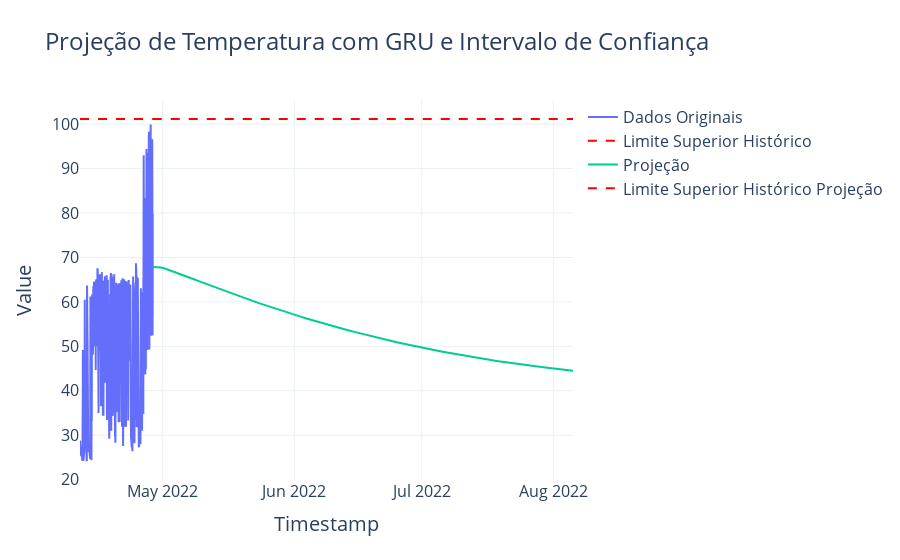

This figure's notebook cell:
### Code cell
import pandas as pd
import numpy as np
import plotly.graph_objects as go
from sklearn.model_selection import train_test_split
from tensorflow.keras.models import Sequential
from tensorflow.keras.layers import GRU, Dense, Dropout
from tensorflow.keras.regularizers import l1, l2
from sklearn.metrics import mean_squared_error

# Separação dos dados de temperatura das Bombas P1
Df_Pump1 = df_MainPumpsTemp[df_MainPumpsTemp['NmeComp'] == 'MainPumpP1']
# Converter a coluna 'Timestamp' para o tipo datetime, se necessário
Df_Pump1['Timestamp'] = pd.to_datetime(Df_Pump1['Timestamp'])
# Definir o número de valores anteriores como 10% do volume de dados originais para cálculo da média histórica
n_prev_values_20 = int(0.10 * len(Df_Pump1))
# Calcular a média histórica dos últimos 20% dos dados
historical_mean = Df_Pump1['Value'].iloc[-n_prev_values_20:].mean()
upper_limit_value = historical_mean * 1.28
# Definir o número de valores anteriores como 50% do volume de dados originais para projeção
n_prev_values_10 = int(0.25 * len(Df_Pump1))
# Criar features e target usando os últimos 10% dos dados
X = []
y = []
for i in range(n_prev_values_10, len(Df_Pump1)):
    X.append(Df_Pump1['Value'].values[i - n_prev_values_10:i])
    y.append(Df_Pump1['Value'].values[i])
X = np.array(X)
y = np.array(y)
# Expandir as dimensões de X para ser compatível com GRU (número de amostras, passos de tempo, número de features)
X = np.expand_dims(X, axis=-1)
# Dividir os dados em conjuntos de treinamento e teste
X_train, X_test, y_train, y_test = train_test_split(X, y, test_size=0.2, random_state=42)
# Criar o modelo GRU com L1, L2 e Dropout
model = Sequential()
model.add(GRU(100, activation='tanh', input_shape=(X_train.shape[1], X_train.shape[2]),
              kernel_regularizer=l1(0.01), recurrent_regularizer=l2(0.01), bias_regularizer=l2(0.01)))
model.add(Dropout(0.2))
model.add(Dense(1))
# Compilar o modelo
model.compile(optimizer='adam', loss='mse')
# Treinar o modelo
model.fit(X_train, y_train, epochs=25, batch_size=32, validation_data=(X_test, y_test))
# Fazer previsões no conjunto de teste
y_pred_test = model.predict(X_test)
# Calcular os resíduos
residuos = y_test - y_pred_test.flatten()
# Criar um DataFrame para armazenar os resíduos
df_residuosGRU = pd.DataFrame({'y_true': y_test, 'y_pred': y_pred_test.flatten(), 'residuos': residuos})
# Fazer previsões para os próximos 100 passos de tempo
n_days_future = 100
last_sequence = X[-1]  # Última sequência conhecida nos últimos 10% dos dados
future_values = []
for _ in range(n_days_future):
    # Prever o próximo valor
    next_value = model.predict(np.expand_dims(last_sequence, axis=0))[0, 0]
    future_values.append(next_value)

    # Atualizar a sequência conhecida para incluir a nova previsão
    last_sequence = np.roll(last_sequence, -1)
    last_sequence[-1, 0] = next_value
# Criar datas futuras para plotagem
future_dates = pd.date_range(start=Df_Pump1['Timestamp'].iloc[-1] + pd.Timedelta(seconds=1), periods=n_days_future, freq='D')
# Criar DataFrame com as previsões
df_future = pd.DataFrame({'Timestamp': future_dates, 'Value': future_values})
# Criar o gráfico interativo com Plotly
fig = go.Figure()
# Adicionar os dados originais
fig.add_trace(go.Scatter(x=Df_Pump1['Timestamp'], y=Df_Pump1['Value'], mode='lines', name='Dados Originais'))
# Adicionar a linha de limite superior (25% acima da média histórica dos últimos 20% dos dados)
fig.add_trace(go.Scatter(x=Df_Pump1['Timestamp'], y=[upper_limit_value]*len(Df_Pump1), mode='lines', line=dict(color='red', dash='dash'), name='Limite Superior Histórico'))
# Adicionar a projeção
fig.add_trace(go.Scatter(x=df_future['Timestamp'], y=df_future['Value'], mode='lines', name='Projeção'))
# Adicionar a linha de limite superior também na projeção
fig.add_trace(go.Scatter(x=df_future['Timestamp'], y=[upper_limit_value]*len(df_future), mode='lines', line=dict(color='red', dash='dash'), name='Limite Superior Histórico Projeção'))
# Personalizar o layout, incluindo o tamanho da fonte
fig.update_layout(
    title={
        'text': 'Projeção de Temperatura com GRU e Intervalo de Confiança',
        'font': {'size': 24}
    },
    xaxis_title={
        'text': 'Timestamp',
        'font': {'size': 20}
    },
    yaxis_title={
        'text': 'Value',
        'font': {'size': 20}
    },
    hovermode='x',
    template='plotly_white',
    font=dict(size=16)  # Aumentar o tamanho da fonte para outros elementos
)
fig.show()
# Mostrr os resíduos
print(df_residuosGRU.head())

### Figure 1 — Plotly figure (JSON) as saved in the notebook; plotly's stock layout.template omitted (floating-point values rounded to 4 significant figures; data arrays with more than 128 entries replaced by an {"elided": "..."} marker saying what was removed)
{"data": [{"mode": "lines", "name": "Dados Originais", "type": "scatter", "x": {"elided": "8226 str values"}, "y": {"elided": "8226 float values"}}, {"line": {"color": "red", "dash": "dash"}, "mode": "lines", "name": "Limite Superior Histórico", "type": "scatter", "x": {"elided": "8226 str values"}, "y": {"elided": "8226 float values"}}, {"mode": "lines", "name": "Projeção", "type": "scatter", "x": ["2022-04-28T15:33:13", "2022-04-29T15:33:13", "2022-04-30T15:33:13", "2022-05-01T15:33:13", "2022-05-02T15:33:13", "2022-05-03T15:33:13", "2022-05-04T15:33:13", "2022-05-05T15:33:13", "2022-05-06T15:33:13", "2022-05-07T15:33:13", "2022-05-08T15:33:13", "2022-05-09T15:33:13", "2022-05-10T15:33:13", "2022-05-11T15:33:13", "2022-05-12T15:33:13", "2022-05-13T15:33:13", "2022-05-14T15:33:13", "2022-05-15T15:33:13", "2022-05-16T15:33:13", "2022-05-17T15:33:13", "2022-05-18T15:33:13", "2022-05-19T15:33:13", "2022-05-20T15:33:13", "2022-05-21T15:33:13", "2022-05-22T15:33:13", "2022-05-23T15:33:13", "2022-05-24T15:33:13", "2022-05-25T15:33:13", "2022-05-26T15:33:13", "2022-05-27T15:33:13", "2022-05-28T15:33:13", "2022-05-29T15:33:13", "2022-05-30T15:33:13", "2022-05-31T15:33:13", "2022-06-01T15:33:13", "2022-06-02T15:33:13", "2022-06-03T15:33:13", "2022-06-04T15:33:13", "2022-06-05T15:33:13", "2022-06-06T15:33:13", "2022-06-07T15:33:13", "2022-06-08T15:33:13", "2022-06-09T15:33:13", "2022-06-10T15:33:13", "2022-06-11T15:33:13", "2022-06-12T15:33:13", "2022-06-13T15:33:13", "2022-06-14T15:33:13", "2022-06-15T15:33:13", "2022-06-16T15:33:13", "2022-06-17T15:33:13", "2022-06-18T15:33:13", "2022-06-19T15:33:13", "2022-06-20T15:33:13", "2022-06-21T15:33:13", "2022-06-22T15:33:13", "2022-06-23T15:33:13", "2022-06-24T15:33:13", "2022-06-25T15:33:13", "2022-06-26T15:33:13", "2022-06-27T15:33:13", "2022-06-28T15:33:13", "2022-06-29T15:33:13", "2022-06-30T15:33:13", "2022-07-01T15:33:13", "2022-07-02T15:33:13", "2022-07-03T15:33:13", "2022-07-04T15:33:13", "2022-07-05T15:33:13", "2022-07-06T15:33:13", "2022-07-07T15:33:13", "2022-07-08T15:33:13", "2022-07-09T15:33:13", "2022-07-10T15:33:13", "2022-07-11T15:33:13", "2022-07-12T15:33:13", "2022-07-13T15:33:13", "2022-07-14T15:33:13", "2022-07-15T15:33:13", "2022-07-16T15:33:13", "2022-07-17T15:33:13", "2022-07-18T15:33:13", "2022-07-19T15:33:13", "2022-07-20T15:33:13", "2022-07-21T15:33:13", "2022-07-22T15:33:13", "2022-07-23T15:33:13", "2022-07-24T15:33:13", "2022-07-25T15:33:13", "2022-07-26T15:33:13", "2022-07-27T15:33:13", "2022-07-28T15:33:13", "2022-07-29T15:33:13", "2022-07-30T15:33:13", "2022-07-31T15:33:13", "2022-08-01T15:33:13", "2022-08-02T15:33:13", "2022-08-03T15:33:13", "2022-08-04T15:33:13", "2022-08-05T15:33:13"], "y": [67.88, 67.85, 67.75, 67.45, 67.12, 66.78, 66.43, 66.07, 65.71, 65.35, 64.98, 64.62, 64.26, 63.89, 63.53, 63.17, 62.82, 62.46, 62.11, 61.76, 61.42, 61.07, 60.73, 60.4, 60.07, 59.74, 59.41, 59.09, 58.77, 58.45, 58.14, 57.83, 57.52, 57.22, 56.92, 56.63, 56.34, 56.05, 55.76, 55.48, 55.21, 54.93, 54.66, 54.4, 54.13, 53.87, 53.62, 53.36, 53.12, 52.87, 52.63, 52.39, 52.15, 51.92, 51.69, 51.47, 51.24, 51.03, 50.81, 50.6, 50.39, 50.18, 49.98, 49.78, 49.59, 49.39, 49.2, 49.02, 48.83, 48.65, 48.48, 48.3, 48.13, 47.96, 47.8, 47.63, 47.47, 47.32, 47.16, 47.01, 46.86, 46.72, 46.57, 46.43, 46.29, 46.16, 46.03, 45.89, 45.77, 45.64, 45.52, 45.4, 45.28, 45.16, 45.04, 44.93, 44.82, 44.71, 44.6, 44.5]}, {"line": {"color": "red", "dash": "dash"}, "mode": "lines", "name": "Limite Superior Histórico Projeção", "type": "scatter", "x": ["2022-04-28T15:33:13", "2022-04-29T15:33:13", "2022-04-30T15:33:13", "2022-05-01T15:33:13", "2022-05-02T15:33:13", "2022-05-03T15:33:13", "2022-05-04T15:33:13", "2022-05-05T15:33:13", "2022-05-06T15:33:13", "2022-05-07T15:33:13", "2022-05-08T15:33:13", "2022-05-09T15:33:13", "2022-05-10T15:33:13", "2022-05-11T15:33:13", "2022-05-12T15:33:13", "2022-05-13T15:33:13", "2022-05-14T15:33:13", "2022-05-15T15:33:13", "2022-05-16T15:33:13", "2022-05-17T15:33:13", "2022-05-18T15:33:13", "2022-05-19T15:33:13", "2022-05-20T15:33:13", "2022-05-21T15:33:13", "2022-05-22T15:33:13", "2022-05-23T15:33:13", "2022-05-24T15:33:13", "2022-05-25T15:33:13", "2022-05-26T15:33:13", "2022-05-27T15:33:13", "2022-05-28T15:33:13", "2022-05-29T15:33:13", "2022-05-30T15:33:13", "2022-05-31T15:33:13", "2022-06-01T15:33:13", "2022-06-02T15:33:13", "2022-06-03T15:33:13", "2022-06-04T15:33:13", "2022-06-05T15:33:13", "2022-06-06T15:33:13", "2022-06-07T15:33:13", "2022-06-08T15:33:13", "2022-06-09T15:33:13", "2022-06-10T15:33:13", "2022-06-11T15:33:13", "2022-06-12T15:33:13", "2022-06-13T15:33:13", "2022-06-14T15:33:13", "2022-06-15T15:33:13", "2022-06-16T15:33:13", "2022-06-17T15:33:13", "2022-06-18T15:33:13", "2022-06-19T15:33:13", "2022-06-20T15:33:13", "2022-06-21T15:33:13", "2022-06-22T15:33:13", "2022-06-23T15:33:13", "2022-06-24T15:33:13", "2022-06-25T15:33:13", "2022-06-26T15:33:13", "2022-06-27T15:33:13", "2022-06-28T15:33:13", "2022-06-29T15:33:13", "2022-06-30T15:33:13", "2022-07-01T15:33:13", "2022-07-02T15:33:13", "2022-07-03T15:33:13", "2022-07-04T15:33:13", "2022-07-05T15:33:13", "2022-07-06T15:33:13", "2022-07-07T15:33:13", "2022-07-08T15:33:13", "2022-07-09T15:33:13", "2022-07-10T15:33:13", "2022-07-11T15:33:13", "2022-07-12T15:33:13", "2022-07-13T15:33:13", "2022-07-14T15:33:13", "2022-07-15T15:33:13", "2022-07-16T15:33:13", "2022-07-17T15:33:13", "2022-07-18T15:33:13", "2022-07-19T15:33:13", "2022-07-20T15:33:13", "2022-07-21T15:33:13", "2022-07-22T15:33:13", "2022-07-23T15:33:13", "2022-07-24T15:33:13", "2022-07-25T15:33:13", "2022-07-26T15:33:13", "2022-07-27T15:33:13", "2022-07-28T15:33:13", "2022-07-29T15:33:13", "2022-07-30T15:33:13", "2022-07-31T15:33:13", "2022-08-01T15:33:13", "2022-08-02T15:33:13", "2022-08-03T15:33:13", "2022-08-04T15:33:13", "2022-08-05T15:33:13"], "y": [101.2, 101.2, 101.2, 101.2, 101.2, 101.2, 101.2, 101.2, 101.2, 101.2, 101.2, 101.2, 101.2, 101.2, 101.2, 101.2, 101.2, 101.2, 101.2, 101.2, 101.2, 101.2, 101.2, 101.2, 101.2, 101.2, 101.2, 101.2, 101.2, 101.2, 101.2, 101.2, 101.2, 101.2, 101.2, 101.2, 101.2, 101.2, 101.2, 101.2, 101.2, 101.2, 101.2, 101.2, 101.2, 101.2, 101.2, 101.2, 101.2, 101.2, 101.2, 101.2, 101.2, 101.2, 101.2, 101.2, 101.2, 101.2, 101.2, 101.2, 101.2, 101.2, 101.2, 101.2, 101.2, 101.2, 101.2, 101.2, 101.2, 101.2, 101.2, 101.2, 101.2, 101.2, 101.2, 101.2, 101.2, 101.2, 101.2, 101.2, 101.2, 101.2, 101.2, 101.2, 101.2, 101.2, 101.2, 101.2, 101.2, 101.2, 101.2, 101.2, 101.2, 101.2, 101.2, 101.2, 101.2, 101.2, 101.2, 101.2]}], "layout": {"font": {"size": 16}, "hovermode": "x", "title": {"font": {"size": 24}, "text": "Projeção de Temperatura com GRU e Intervalo de Confiança"}, "xaxis": {"title": {"font": {"size": 20}, "text": "Timestamp"}}, "yaxis": {"title": {"font": {"size": 20}, "text": "Value"}}}}
